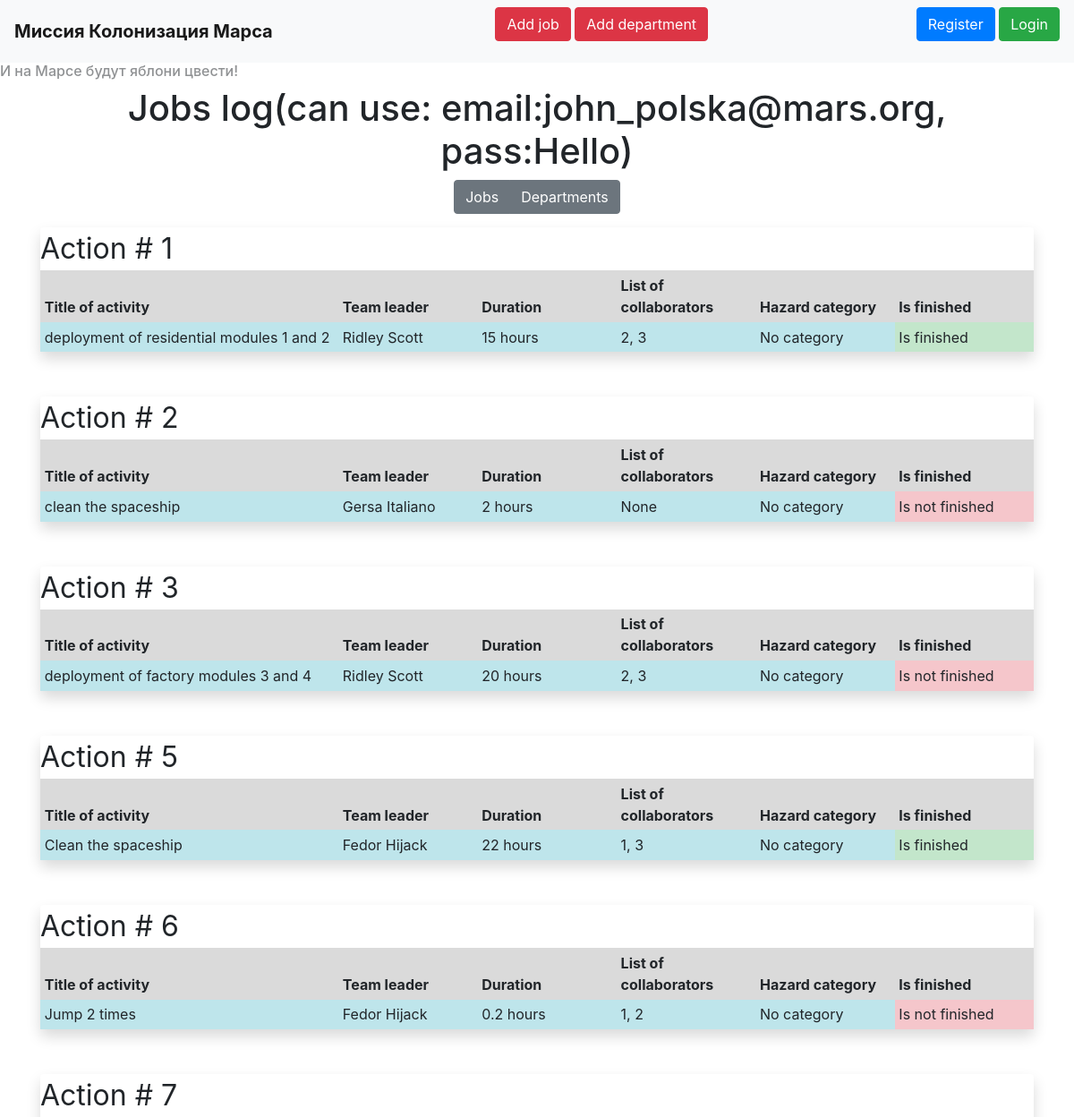
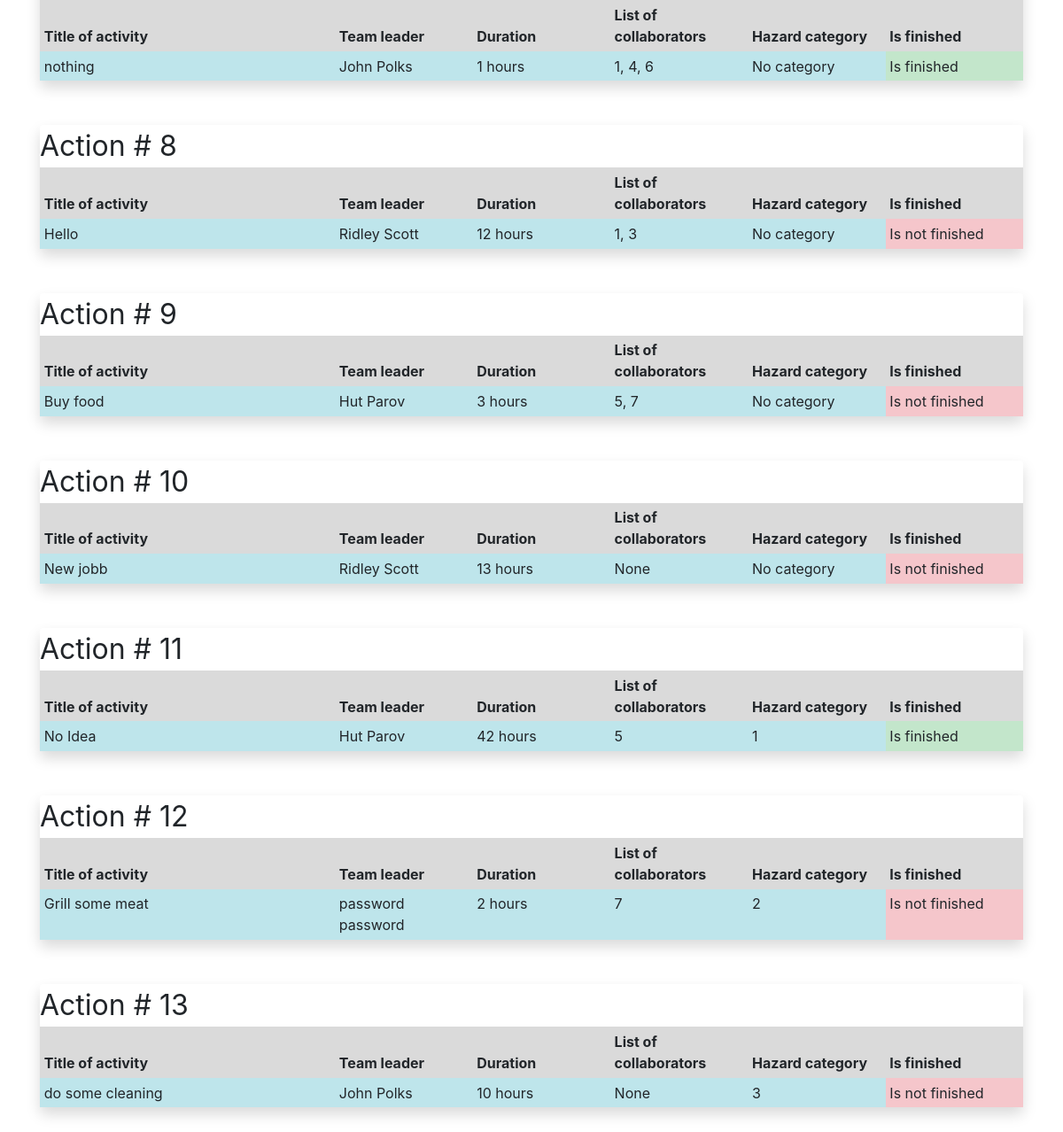
The page /base on the database its author committed (2 pictures, top to bottom).
### __all_models.py (models this page shows, shortened)
class Jobs(SqlAlchemyBase):
    __tablename__ = 'jobs'
    id = sqlalchemy.Column(sqlalchemy.Integer, primary_key=True, autoincrement=True)
    team_leader = sqlalchemy.Column(sqlalchemy.Integer, sqlalchemy.ForeignKey('users.id'))
    job = sqlalchemy.Column(sqlalchemy.String)
    work_size = sqlalchemy.Column(sqlalchemy.Integer)
    collaborators = sqlalchemy.Column(sqlalchemy.String)
    start_date = sqlalchemy.Column(sqlalchemy.DateTime, default=datetime.datetime.now())
    end_date = sqlalchemy.Column(sqlalchemy.DateTime)
    is_finished = sqlalchemy.Column(sqlalchemy.Boolean)
    creator_id = sqlalchemy.Column(sqlalchemy.Integer)
    users = orm.relation('User')
    tm_leader = orm.relationship('User', foreign_keys='Jobs.team_leader')
    categories = orm.relation('Category', secondary='association', backref='jobs')

class User(SqlAlchemyBase, UserMixin):
    __tablename__ = 'users'
    id = sqlalchemy.Column(sqlalchemy.Integer, primary_key=True, autoincrement=True)
    surname = sqlalchemy.Column(sqlalchemy.String)
    name = sqlalchemy.Column(sqlalchemy.String)
    age = sqlalchemy.Column(sqlalchemy.Integer)
    position = sqlalchemy.Column(sqlalchemy.String)
    speciality = sqlalchemy.Column(sqlalchemy.String)
    address = sqlalchemy.Column(sqlalchemy.String)
    email = sqlalchemy.Column(sqlalchemy.String, unique=True)
    hashed_password = sqlalchemy.Column(sqlalchemy.String)
    modified_date = sqlalchemy.Column(sqlalchemy.DateTime)
    username = sqlalchemy.Column(sqlalchemy.String, unique=True)

class Category(SqlAlchemyBase):
    __tablename__ = 'category'
    id = sqlalchemy.Column(sqlalchemy.Integer, primary_key=True, autoincrement=True)
    cat_id = sqlalchemy.Column(sqlalchemy.Integer, unique=True)

### main.py (the view)
@app.route('/base')
def base():
    sesion = db_session.create_session()
    if request.args.get('type', 'job') == 'dep':
        print()
        deprts = {'deps': []}
        for dep in sesion.query(Departments):
            dep_json = {'dep': {}}
            dep_json['dep']['user'] = dep.chief_m
            dep_json['dep']['dep'] = dep
            if current_user.is_authenticated and current_user.id == dep.chief_m.id:
                dep_json['dep']['btns'] = True
            deprts['deps'].append(dep_json)
        return render_template('jobs.html', type='dep', deprts=deprts, ad_tit='Departments')
    else:
        jobs = {'jobs': []}
        for job in sesion.query(Jobs):
            job_json = {'job': {}}
            job_json['job']['user'] = job.tm_leader
            job_json['job']['job'] = job
            if current_user.is_authenticated and (
                    current_user.id == job.tm_leader.id or current_user.id == job.creator_id):
                job_json['job']['btns'] = True
            jobs['jobs'].append(job_json)
        return render_template('jobs.html', jobs=jobs, type='job', ad_tit='Jobs')

### db_session.py (called while the page is built)
def create_session() -> Session:
    global __factory
    return __factory()

### templates/jobs.html (shortened to what this page needs)
{% extends "base.html" %}
{% block content %}
<div align="center" style="padding-bottom: 15px;" >
    <h1>{{ad_tit}} log(can use: email:john_polska@mars.org, pass:Hello)</h1>
    <div class="btn-group" role="group" aria-label="Basic example">
        <a href="/joblist" class="btn btn-secondary">Jobs</a>
        <a href="/deplist" class="btn btn-secondary">Departments</a>
    </div>
</div>
{% if type=='job' %}
{% for job in jobs['jobs'] %}
    <div class="col-md6 shadow rounded">
        <font size="6">Action # {{job['job']['job'].id}}</font>
        <table class="table table-sm table-borderless">
            <thead>
                <tr class="table-active">
                    <th scope="col" width="30%">Title of activity</th>
                    <th scope="col">Team leader</th>
                    <th scope="col">Duration</th>
                    <th scope="col">List of collaborators</th>
                    <th scope="col">Hazard category</th>
                    <th scope="col">Is finished</th>
                </tr>
            </thead>
            <tbody>
                <tr>
                    <td class="table-info">{{job['job']['job'].job}}</td>
                    <td class="table-info">{{job['job']['user'].name}} {{job['job']['user'].surname}}</td>
                    <td class="table-info">{{job['job']['job'].work_size}} hours</td>
                    <td class="table-info">{{job['job']['job'].collaborators}}</td>
                    {% if job['job']['job'].categories|length%}
                    <td class="table-info">{{job['job']['job'].categories[0].cat_id}}</td>
                    {% else %}
                    <td class="table-info">No category</td>
                    {% endif %}
                    {% if job['job']['job'].is_finished == False %}
                    <td class="table-danger">Is not finished</td>
                    {% else %}
                    <td class="table-success">Is finished</td>
                    {% endif %}
                </tr>
            </tbody>
        </table>
    </div>
{% endfor %}
{% endif %}
{% endblock %}

### static/css/style.css (style rules this page uses)
.table { text-align:left; table-layout: fixed; margin-bottom: 50px; }

### rows shown on the page
Jobs: job.job.id "1", job.job.job "deployment of residential modules 1 and 2", job.job.work_size "15", job.job.collaborators "2, 3"
User: job.user.name "Ridley" "Ridley" "Ridley" "Ridley", job.user.surname "Scott" "Scott" "Scott" "Scott"
Jobs: job.job.id "2", job.job.job "clean the spaceship", job.job.work_size "2", job.job.collaborators "None"
User: job.user.name "Gersa", job.user.surname "Italiano"
Jobs: job.job.id "3", job.job.job "deployment of factory modules 3 and 4", job.job.work_size "20", job.job.collaborators "2, 3"
Jobs: job.job.id "5", job.job.job "Clean the spaceship", job.job.work_size "22", job.job.collaborators "1, 3"
User: job.user.name "Fedor" "Fedor", job.user.surname "Hijack" "Hijack"
Jobs: job.job.id "6", job.job.job "Jump 2 times", job.job.work_size "0.2", job.job.collaborators "1, 2"
Jobs: job.job.id "7", job.job.job "nothing", job.job.work_size "1", job.job.collaborators "1, 4, 6"
User: job.user.name "John" "John", job.user.surname "Polks" "Polks"
Jobs: job.job.id "8", job.job.job "Hello", job.job.work_size "12", job.job.collaborators "1, 3"
Jobs: job.job.id "9", job.job.job "Buy food", job.job.work_size "3", job.job.collaborators "5, 7"
User: job.user.name "Hut" "Hut", job.user.surname "Parov" "Parov"
Jobs: job.job.id "10", job.job.job "New jobb", job.job.work_size "13", job.job.collaborators "None"
Jobs: job.job.id "11", job.job.job "No Idea", job.job.work_size "42", job.job.collaborators "5"
Category: job.job "1"
Jobs: job.job.id "12", job.job.job "Grill some meat", job.job.work_size "2", job.job.collaborators "7"
User: job.user.name "password", job.user.surname "password"
Category: job.job "2"
Jobs: job.job.id "13", job.job.job "do some cleaning", job.job.work_size "10", job.job.collaborators "None"
Category: job.job "3"

### other values the page prints
{{ ad_tit }} "Jobs"
